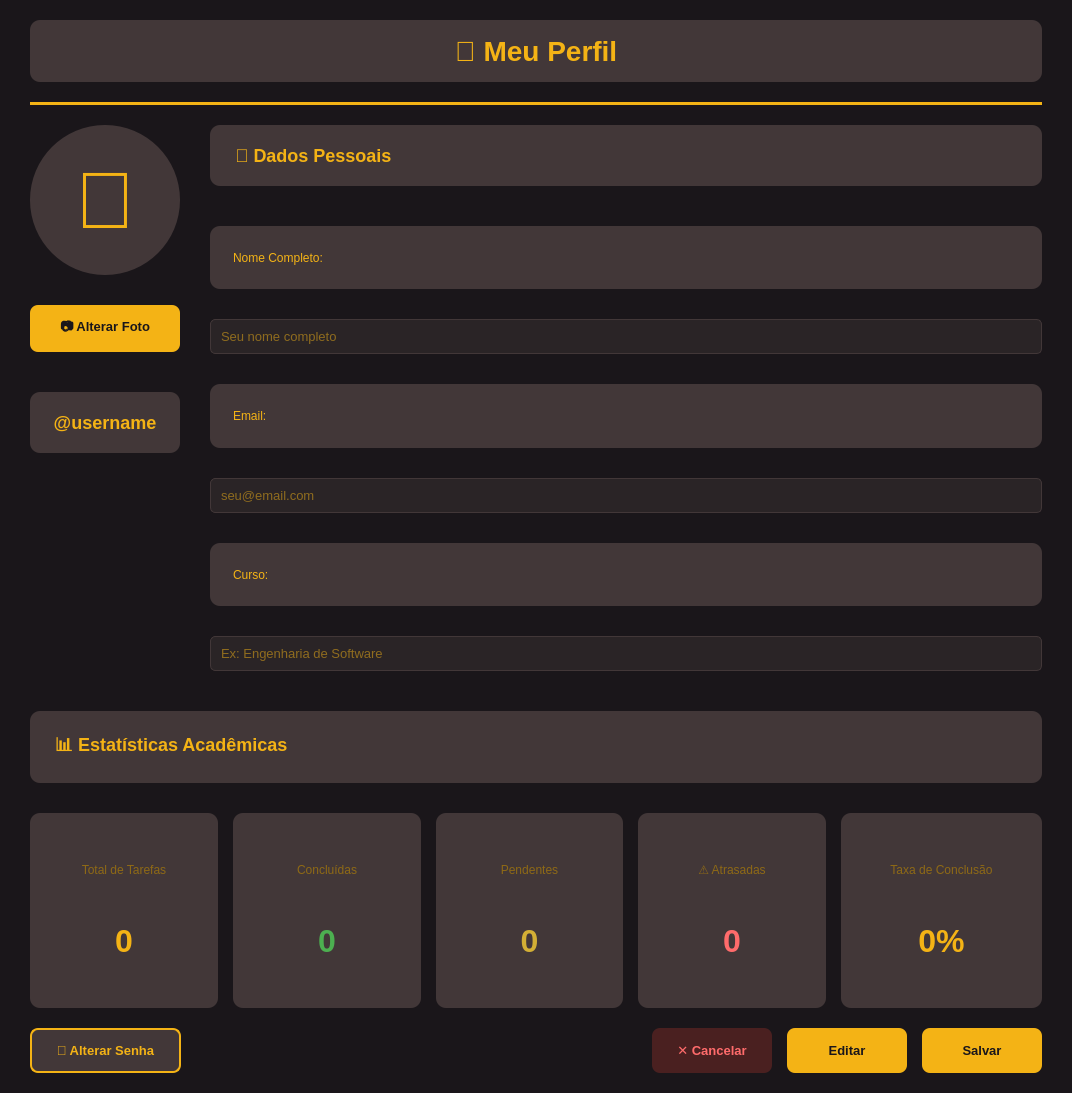
<?xml version="1.0" encoding="UTF-8"?>
<ui version="4.0">
 <class>PerfilDialog</class>
 <widget class="QDialog" name="PerfilDialog">
  <property name="geometry">
   <rect>
    <x>0</x>
    <y>0</y>
    <width>1072</width>
    <height>1093</height>
   </rect>
  </property>
  <property name="windowTitle">
   <string>👤 Meu Perfil</string>
  </property>
  <property name="styleSheet">
   <string notr="true">
QDialog {
    background-color: #1A161A;
}

QLabel {
    color: #F4B315;
}

QLabel#tituloLabel {
    font-size: 28px;
    font-weight: bold;
    padding: 15px;
}

QLabel#subtituloLabel {
    font-size: 14px;
    color: #8E6915;
}

QFrame {
    background-color: #423738;
    border-radius: 10px;
    padding: 20px;
}

QLineEdit, QSpinBox {
    background-color: #2A2426;
    border: 1px solid #423738;
    color: #F4B315;
    padding: 8px;
    border-radius: 5px;
    font-size: 13px;
}

QLineEdit:focus, QSpinBox:focus {
    border: 2px solid #F4B315;
}

QPushButton {
    background-color: #F4B315;
    color: #1A161A;
    border: none;
    border-radius: 8px;
    padding: 12px 24px;
    font-weight: bold;
    font-size: 13px;
}

QPushButton:hover {
    background-color: #D3AF35;
}

QPushButton#cancelarButton {
    background-color: #4A2020;
    color: #FF6B6B;
}

QPushButton#cancelarButton:hover {
    background-color: #5A2828;
}

QPushButton#alterarSenhaButton {
    background-color: #423738;
    color: #F4B315;
    border: 2px solid #F4B315;
}

QPushButton#alterarSenhaButton:hover {
    background-color: #524447;
}
   </string>
  </property>
  <layout class="QVBoxLayout" name="verticalLayout">
   <property name="spacing">
    <number>20</number>
   </property>
   <property name="leftMargin">
    <number>30</number>
   </property>
   <property name="topMargin">
    <number>20</number>
   </property>
   <property name="rightMargin">
    <number>30</number>
   </property>
   <property name="bottomMargin">
    <number>20</number>
   </property>
   <item>
    <widget class="QLabel" name="tituloLabel">
     <property name="text">
      <string>👤 Meu Perfil</string>
     </property>
     <property name="alignment">
      <set>Qt::AlignmentFlag::AlignCenter</set>
     </property>
    </widget>
   </item>
   <item>
    <widget class="Line" name="line">
     <property name="styleSheet">
      <string notr="true">background-color: #F4B315;</string>
     </property>
     <property name="lineWidth">
      <number>2</number>
     </property>
     <property name="orientation">
      <enum>Qt::Orientation::Horizontal</enum>
     </property>
    </widget>
   </item>
   <item>
    <layout class="QHBoxLayout" name="horizontalLayout_principal">
     <property name="spacing">
      <number>30</number>
     </property>
     <item>
      <layout class="QVBoxLayout" name="verticalLayout_foto">
       <item>
        <widget class="QLabel" name="fotoLabel">
         <property name="minimumSize">
          <size>
           <width>150</width>
           <height>150</height>
          </size>
         </property>
         <property name="maximumSize">
          <size>
           <width>150</width>
           <height>150</height>
          </size>
         </property>
         <property name="styleSheet">
          <string notr="true">
background-color: #423738;
border-radius: 75px;
font-size: 80px;
          </string>
         </property>
         <property name="text">
          <string>👤</string>
         </property>
         <property name="alignment">
          <set>Qt::AlignmentFlag::AlignCenter</set>
         </property>
        </widget>
       </item>
       <item>
        <widget class="QPushButton" name="escolherFotoButton">
         <property name="text">
          <string>📷 Alterar Foto</string>
         </property>
        </widget>
       </item>
       <item>
        <widget class="QLabel" name="usernameLabel">
         <property name="styleSheet">
          <string notr="true">
font-size: 18px;
font-weight: bold;
margin-top: 10px;
          </string>
         </property>
         <property name="text">
          <string>@username</string>
         </property>
         <property name="alignment">
          <set>Qt::AlignmentFlag::AlignCenter</set>
         </property>
        </widget>
       </item>
       <item>
        <spacer name="verticalSpacer_1">
         <property name="orientation">
          <enum>Qt::Orientation::Vertical</enum>
         </property>
         <property name="sizeHint" stdset="0">
          <size>
           <width>20</width>
           <height>40</height>
          </size>
         </property>
        </spacer>
       </item>
      </layout>
     </item>
     <item>
      <layout class="QVBoxLayout" name="verticalLayout_dados">
       <item>
        <widget class="QLabel" name="label_secao1">
         <property name="styleSheet">
          <string notr="true">
font-size: 18px;
font-weight: bold;
margin-bottom: 10px;
          </string>
         </property>
         <property name="text">
          <string>📝 Dados Pessoais</string>
         </property>
        </widget>
       </item>
       <item>
        <widget class="QLabel" name="label_nome">
         <property name="text">
          <string>Nome Completo:</string>
         </property>
        </widget>
       </item>
       <item>
        <widget class="QLineEdit" name="nomeEdit">
         <property name="placeholderText">
          <string>Seu nome completo</string>
         </property>
        </widget>
       </item>
       <item>
        <widget class="QLabel" name="label_email">
         <property name="text">
          <string>Email:</string>
         </property>
        </widget>
       </item>
       <item>
        <widget class="QLineEdit" name="emailEdit">
         <property name="placeholderText">
          <string>seu@email.com</string>
         </property>
        </widget>
       </item>
       <item>
        <widget class="QLabel" name="label_curso">
         <property name="text">
          <string>Curso:</string>
         </property>
        </widget>
       </item>
       <item>
        <widget class="QLineEdit" name="cursoEdit">
         <property name="placeholderText">
          <string>Ex: Engenharia de Software</string>
         </property>
        </widget>
       </item>
      </layout>
     </item>
    </layout>
   </item>
   <item>
    <widget class="QLabel" name="label_secao2">
     <property name="styleSheet">
      <string notr="true">
font-size: 18px;
font-weight: bold;
margin-top: 20px;
margin-bottom: 10px;
      </string>
     </property>
     <property name="text">
      <string>📊 Estatísticas Acadêmicas</string>
     </property>
    </widget>
   </item>
   <item>
    <layout class="QHBoxLayout" name="horizontalLayout_stats">
     <property name="spacing">
      <number>15</number>
     </property>
     <item>
      <widget class="QFrame" name="frame_total">
       <layout class="QVBoxLayout" name="verticalLayout_3">
        <item>
         <widget class="QLabel" name="label_5">
          <property name="styleSheet">
           <string notr="true">font-size: 12px; color: #8E6915;</string>
          </property>
          <property name="text">
           <string>Total de Tarefas</string>
          </property>
          <property name="alignment">
           <set>Qt::AlignmentFlag::AlignCenter</set>
          </property>
         </widget>
        </item>
        <item>
         <widget class="QLabel" name="totalTarefasLabel">
          <property name="styleSheet">
           <string notr="true">font-size: 32px; font-weight: bold;</string>
          </property>
          <property name="text">
           <string>0</string>
          </property>
          <property name="alignment">
           <set>Qt::AlignmentFlag::AlignCenter</set>
          </property>
         </widget>
        </item>
       </layout>
      </widget>
     </item>
     <item>
      <widget class="QFrame" name="frame_concluidas">
       <layout class="QVBoxLayout" name="verticalLayout_4">
        <item>
         <widget class="QLabel" name="label_7">
          <property name="styleSheet">
           <string notr="true">font-size: 12px; color: #8E6915;</string>
          </property>
          <property name="text">
           <string>Concluídas</string>
          </property>
          <property name="alignment">
           <set>Qt::AlignmentFlag::AlignCenter</set>
          </property>
         </widget>
        </item>
        <item>
         <widget class="QLabel" name="concluidasLabel">
          <property name="styleSheet">
           <string notr="true">font-size: 32px; font-weight: bold; color: #4CAF50;</string>
          </property>
          <property name="text">
           <string>0</string>
          </property>
          <property name="alignment">
           <set>Qt::AlignmentFlag::AlignCenter</set>
          </property>
         </widget>
        </item>
       </layout>
      </widget>
     </item>
     <item>
      <widget class="QFrame" name="frame_pendentes">
       <layout class="QVBoxLayout" name="verticalLayout_5">
        <item>
         <widget class="QLabel" name="label_9">
          <property name="styleSheet">
           <string notr="true">font-size: 12px; color: #8E6915;</string>
          </property>
          <property name="text">
           <string>Pendentes</string>
          </property>
          <property name="alignment">
           <set>Qt::AlignmentFlag::AlignCenter</set>
          </property>
         </widget>
        </item>
        <item>
         <widget class="QLabel" name="pendentesLabel">
          <property name="styleSheet">
           <string notr="true">font-size: 32px; font-weight: bold; color: #D3AF35;</string>
          </property>
          <property name="text">
           <string>0</string>
          </property>
          <property name="alignment">
           <set>Qt::AlignmentFlag::AlignCenter</set>
          </property>
         </widget>
        </item>
       </layout>
      </widget>
     </item>
     <item>
      <widget class="QFrame" name="frame_atrasadas">
       <layout class="QVBoxLayout" name="verticalLayout_6">
        <item>
         <widget class="QLabel" name="label_11">
          <property name="styleSheet">
           <string notr="true">font-size: 12px; color: #8E6915;</string>
          </property>
          <property name="text">
           <string>⚠️ Atrasadas</string>
          </property>
          <property name="alignment">
           <set>Qt::AlignmentFlag::AlignCenter</set>
          </property>
         </widget>
        </item>
        <item>
         <widget class="QLabel" name="atrasadasLabel">
          <property name="styleSheet">
           <string notr="true">font-size: 32px; font-weight: bold; color: #FF6B6B;</string>
          </property>
          <property name="text">
           <string>0</string>
          </property>
          <property name="alignment">
           <set>Qt::AlignmentFlag::AlignCenter</set>
          </property>
         </widget>
        </item>
       </layout>
      </widget>
     </item>
     <item>
      <widget class="QFrame" name="frame_taxa">
       <layout class="QVBoxLayout" name="verticalLayout_7">
        <item>
         <widget class="QLabel" name="label_13">
          <property name="styleSheet">
           <string notr="true">font-size: 12px; color: #8E6915;</string>
          </property>
          <property name="text">
           <string>Taxa de Conclusão</string>
          </property>
          <property name="alignment">
           <set>Qt::AlignmentFlag::AlignCenter</set>
          </property>
         </widget>
        </item>
        <item>
         <widget class="QLabel" name="taxaLabel">
          <property name="styleSheet">
           <string notr="true">font-size: 32px; font-weight: bold;</string>
          </property>
          <property name="text">
           <string>0%</string>
          </property>
          <property name="alignment">
           <set>Qt::AlignmentFlag::AlignCenter</set>
          </property>
         </widget>
        </item>
       </layout>
      </widget>
     </item>
    </layout>
   </item>
   <item>
    <layout class="QHBoxLayout" name="horizontalLayout_botoes">
     <property name="spacing">
      <number>15</number>
     </property>
     <item>
      <widget class="QPushButton" name="alterarSenhaButton">
       <property name="minimumSize">
        <size>
         <width>0</width>
         <height>45</height>
        </size>
       </property>
       <property name="text">
        <string>🔐 Alterar Senha</string>
       </property>
      </widget>
     </item>
     <item>
      <spacer name="horizontalSpacer">
       <property name="orientation">
        <enum>Qt::Orientation::Horizontal</enum>
       </property>
       <property name="sizeHint" stdset="0">
        <size>
         <width>40</width>
         <height>20</height>
        </size>
       </property>
      </spacer>
     </item>
     <item>
      <widget class="QPushButton" name="cancelarButton">
       <property name="minimumSize">
        <size>
         <width>120</width>
         <height>45</height>
        </size>
       </property>
       <property name="text">
        <string>✕ Cancelar</string>
       </property>
      </widget>
     </item>
     <item>
      <widget class="QPushButton" name="editarButton">
       <property name="minimumSize">
        <size>
         <width>120</width>
         <height>45</height>
        </size>
       </property>
       <property name="text">
        <string>Editar</string>
       </property>
      </widget>
     </item>
     <item>
      <widget class="QPushButton" name="salvarButton">
       <property name="minimumSize">
        <size>
         <width>120</width>
         <height>45</height>
        </size>
       </property>
       <property name="text">
        <string>Salvar</string>
       </property>
      </widget>
     </item>
    </layout>
   </item>
  </layout>
 </widget>
 <resources/>
 <connections/>
</ui>
